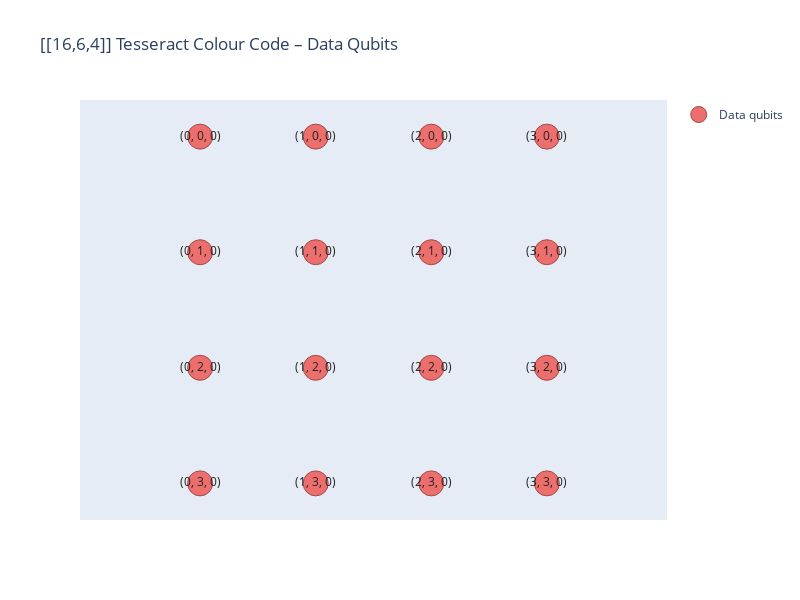

Write notebook code for a chart like this one.
### Code cell
import loom.visualizer as vis

# Collect all qubits from the lattice
all_qubits = list(tess_lattice.all_qubits())

# Data qubits we used: indices 0..15 mapped by data_qubit_16
data_qubits_16 = {data_qubit_16(i) for i in range(16)}

# Boolean mask for which qubits to draw
show_data_only = [q in data_qubits_16 for q in all_qubits]

stab_plot = vis.StabilizerPlot(
    tess_lattice,
    title="[[16,6,4]] Tesseract Colour Code – Data Qubits",
)

stab_plot.add_dqubit_traces(show_data_only)
stab_plot.show()

### Figure 1 — Plotly figure (JSON) as saved in the notebook; plotly's stock layout.template omitted (floating-point values rounded to 4 significant figures)
{"data": [{"legendgroup": "data_qubits", "marker": {"color": "#ec6f6d", "line": {"color": "#9f4b49", "width": 1}, "size": 25}, "mode": "markers", "name": "Data qubits", "showlegend": true, "type": "scatter", "x": [null], "y": [null]}, {"hoverinfo": "text", "legendgroup": "data_qubits", "marker": {"color": "rgba(236,111,109,1)", "line": {"color": "#9f4b49", "width": 1}, "size": 25}, "mode": "markers+text", "showlegend": false, "text": "(0, 0, 0)", "textfont": {"color": "#222222"}, "textposition": "middle center", "type": "scatter", "x": [0], "y": [0]}, {"hoverinfo": "text", "legendgroup": "data_qubits", "marker": {"color": "rgba(236,111,109,1)", "line": {"color": "#9f4b49", "width": 1}, "size": 25}, "mode": "markers+text", "showlegend": false, "text": "(0, 1, 0)", "textfont": {"color": "#222222"}, "textposition": "middle center", "type": "scatter", "x": [0], "y": [1]}, {"hoverinfo": "text", "legendgroup": "data_qubits", "marker": {"color": "rgba(236,111,109,1)", "line": {"color": "#9f4b49", "width": 1}, "size": 25}, "mode": "markers+text", "showlegend": false, "text": "(0, 2, 0)", "textfont": {"color": "#222222"}, "textposition": "middle center", "type": "scatter", "x": [0], "y": [2]}, {"hoverinfo": "text", "legendgroup": "data_qubits", "marker": {"color": "rgba(236,111,109,1)", "line": {"color": "#9f4b49", "width": 1}, "size": 25}, "mode": "markers+text", "showlegend": false, "text": "(0, 3, 0)", "textfont": {"color": "#222222"}, "textposition": "middle center", "type": "scatter", "x": [0], "y": [3]}, {"hoverinfo": "text", "legendgroup": "data_qubits", "marker": {"color": "rgba(236,111,109,1)", "line": {"color": "#9f4b49", "width": 1}, "size": 25}, "mode": "markers+text", "showlegend": false, "text": "(1, 0, 0)", "textfont": {"color": "#222222"}, "textposition": "middle center", "type": "scatter", "x": [1], "y": [0]}, {"hoverinfo": "text", "legendgroup": "data_qubits", "marker": {"color": "rgba(236,111,109,1)", "line": {"color": "#9f4b49", "width": 1}, "size": 25}, "mode": "markers+text", "showlegend": false, "text": "(1, 1, 0)", "textfont": {"color": "#222222"}, "textposition": "middle center", "type": "scatter", "x": [1], "y": [1]}, {"hoverinfo": "text", "legendgroup": "data_qubits", "marker": {"color": "rgba(236,111,109,1)", "line": {"color": "#9f4b49", "width": 1}, "size": 25}, "mode": "markers+text", "showlegend": false, "text": "(1, 2, 0)", "textfont": {"color": "#222222"}, "textposition": "middle center", "type": "scatter", "x": [1], "y": [2]}, {"hoverinfo": "text", "legendgroup": "data_qubits", "marker": {"color": "rgba(236,111,109,1)", "line": {"color": "#9f4b49", "width": 1}, "size": 25}, "mode": "markers+text", "showlegend": false, "text": "(1, 3, 0)", "textfont": {"color": "#222222"}, "textposition": "middle center", "type": "scatter", "x": [1], "y": [3]}, {"hoverinfo": "text", "legendgroup": "data_qubits", "marker": {"color": "rgba(236,111,109,1)", "line": {"color": "#9f4b49", "width": 1}, "size": 25}, "mode": "markers+text", "showlegend": false, "text": "(2, 0, 0)", "textfont": {"color": "#222222"}, "textposition": "middle center", "type": "scatter", "x": [2], "y": [0]}, {"hoverinfo": "text", "legendgroup": "data_qubits", "marker": {"color": "rgba(236,111,109,1)", "line": {"color": "#9f4b49", "width": 1}, "size": 25}, "mode": "markers+text", "showlegend": false, "text": "(2, 1, 0)", "textfont": {"color": "#222222"}, "textposition": "middle center", "type": "scatter", "x": [2], "y": [1]}, {"hoverinfo": "text", "legendgroup": "data_qubits", "marker": {"color": "rgba(236,111,109,1)", "line": {"color": "#9f4b49", "width": 1}, "size": 25}, "mode": "markers+text", "showlegend": false, "text": "(2, 2, 0)", "textfont": {"color": "#222222"}, "textposition": "middle center", "type": "scatter", "x": [2], "y": [2]}, {"hoverinfo": "text", "legendgroup": "data_qubits", "marker": {"color": "rgba(236,111,109,1)", "line": {"color": "#9f4b49", "width": 1}, "size": 25}, "mode": "markers+text", "showlegend": false, "text": "(2, 3, 0)", "textfont": {"color": "#222222"}, "textposition": "middle center", "type": "scatter", "x": [2], "y": [3]}, {"hoverinfo": "text", "legendgroup": "data_qubits", "marker": {"color": "rgba(236,111,109,1)", "line": {"color": "#9f4b49", "width": 1}, "size": 25}, "mode": "markers+text", "showlegend": false, "text": "(3, 0, 0)", "textfont": {"color": "#222222"}, "textposition": "middle center", "type": "scatter", "x": [3], "y": [0]}, {"hoverinfo": "text", "legendgroup": "data_qubits", "marker": {"color": "rgba(236,111,109,1)", "line": {"color": "#9f4b49", "width": 1}, "size": 25}, "mode": "markers+text", "showlegend": false, "text": "(3, 1, 0)", "textfont": {"color": "#222222"}, "textposition": "middle center", "type": "scatter", "x": [3], "y": [1]}, {"hoverinfo": "text", "legendgroup": "data_qubits", "marker": {"color": "rgba(236,111,109,1)", "line": {"color": "#9f4b49", "width": 1}, "size": 25}, "mode": "markers+text", "showlegend": false, "text": "(3, 2, 0)", "textfont": {"color": "#222222"}, "textposition": "middle center", "type": "scatter", "x": [3], "y": [2]}, {"hoverinfo": "text", "legendgroup": "data_qubits", "marker": {"color": "rgba(236,111,109,1)", "line": {"color": "#9f4b49", "width": 1}, "size": 25}, "mode": "markers+text", "showlegend": false, "text": "(3, 3, 0)", "textfont": {"color": "#222222"}, "textposition": "middle center", "type": "scatter", "x": [3], "y": [3]}], "layout": {"height": 600, "hoverdistance": 1, "showlegend": true, "title": {"text": "[[16,6,4]] Tesseract Colour Code – Data Qubits"}, "width": 800, "xaxis": {"anchor": "y", "domain": [0, 1], "showgrid": false, "title": {"text": "X-axis"}, "visible": false, "zeroline": false}, "yaxis": {"anchor": "x", "autorange": "reversed", "domain": [0, 1], "scaleanchor": "x", "scaleratio": 1, "showgrid": false, "title": {"text": "Y-axis"}, "visible": false}}}
